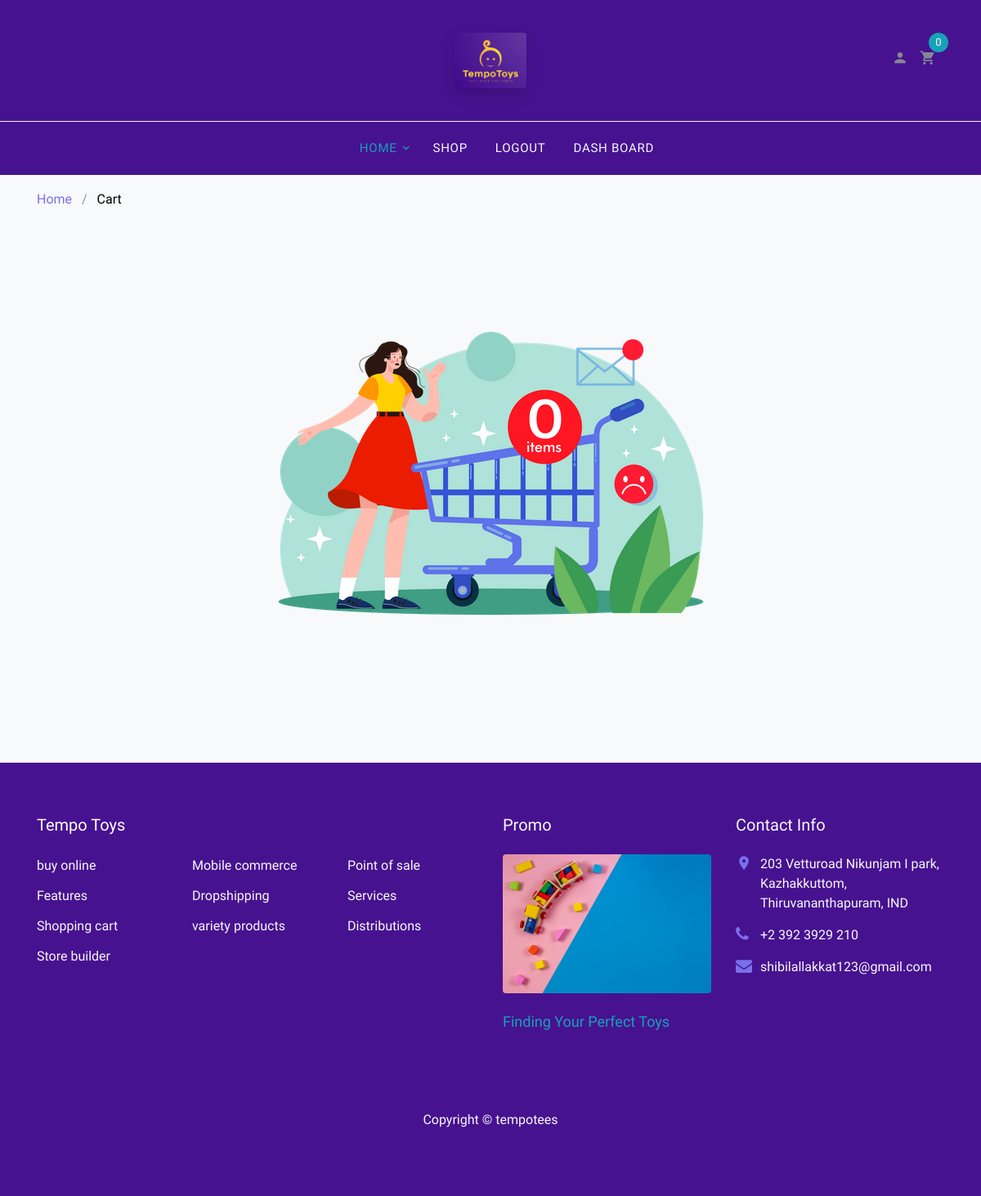
Before: /cart/ (signed in) with the older database file.
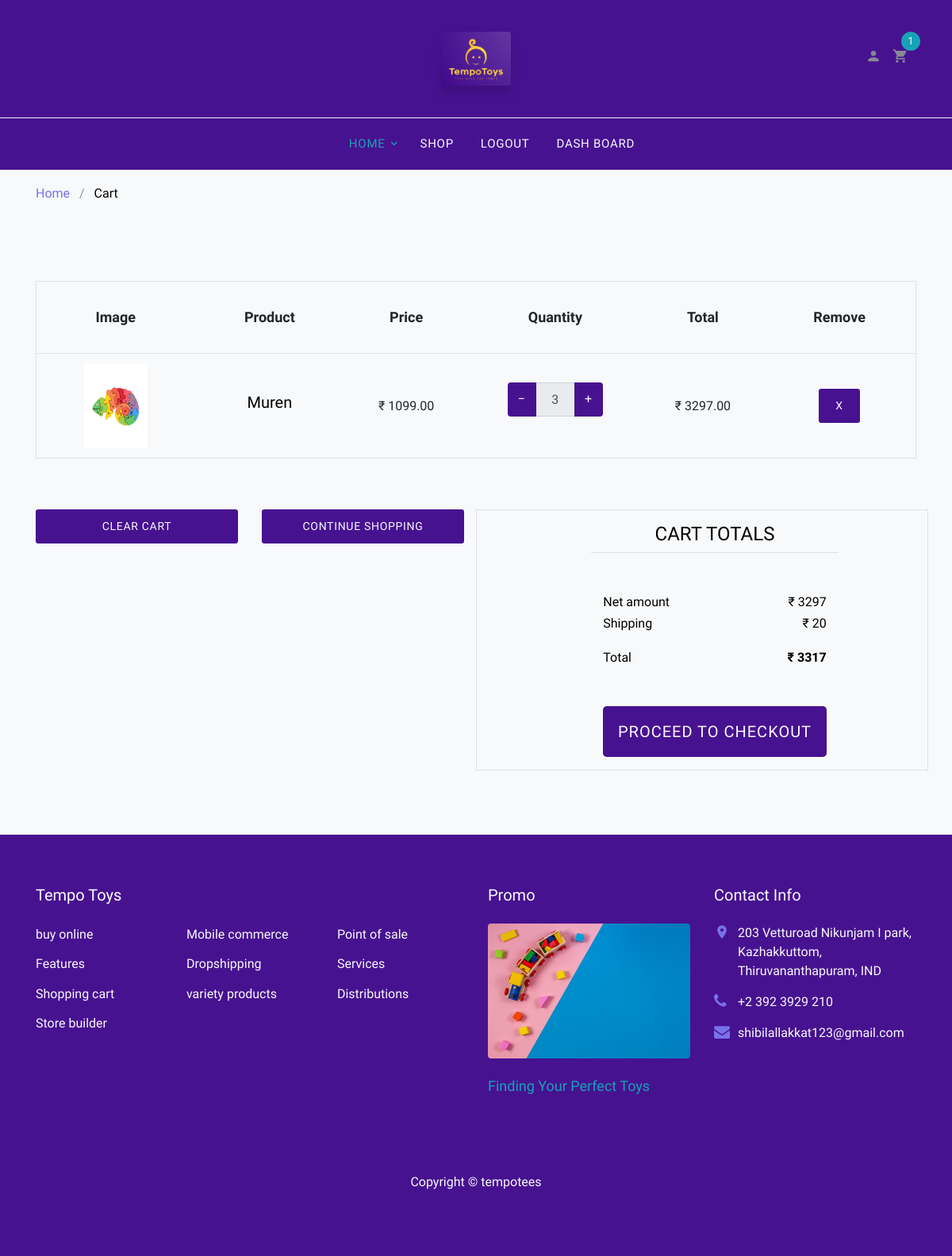
After: the same page with the newer database file.
### register/models.py (models this page shows)
class TempoUser(AbstractUser):
    pass

### admin_panel/models.py (models this page shows, shortened)
class ProductImages(models.Model):
    image = models.ImageField(upload_to='uploads/')
    product = models.ForeignKey(Products, on_delete=models.CASCADE, related_name='images')

class Products(models.Model):
    product_name = models.CharField(max_length=300)
    product_desc = models.TextField()
    product_desc_detailed = models.TextField()
    brand = models.ForeignKey(Brand, on_delete=models.CASCADE, related_name='products')
    stock = models.IntegerField()
    price = models.DecimalField(max_digits=20, decimal_places=2)
    category = models.ForeignKey(Categories, null=True, on_delete=models.SET_NULL, related_name='products')
    is_listed = models.BooleanField(default=True, null=False)

### home/models.py (models this page shows)
class Cart(models.Model):
    product = models.ForeignKey(Products, on_delete=models.CASCADE, related_name='cart')
    user = models.ForeignKey(TempoUser, on_delete=models.CASCADE, related_name='cart')
    quantity = models.IntegerField(default=1)
    total_price = models.DecimalField(max_digits=20, decimal_places=2, null=True)

### home/views.py (the view)
# urls.py: path('cart/', views.cart, name='cart'),
@never_cache
def cart(request):
    if request.user.is_authenticated:
        if Cart.objects.filter(user=request.user):
            sum_w = Cart.objects.filter(user=request.user).aggregate(total = Sum('total_price'))['total'] + 20
        else:
            sum_w = 0
        context = {
            'carts': Cart.objects.filter(user=request.user).order_by('-id'),
            'sum': sum_w,
            'sum_without_shipp': Cart.objects.filter(user=request.user).aggregate(total = Sum('total_price'))['total'],
        }
        return render(request, 'cart.html', context)
    return redirect('r:login')

### templates/cart.html (shortened to what this page needs)
{% load static %}
<!DOCTYPE html>
<html lang="en">
  <head>
    <link rel="stylesheet" href="{% static 'fonts/icomoon/style.css' %}">
    <link rel="stylesheet" href="{% static 'css/bootstrap.min.css' %}">
    <link rel="stylesheet" href="{% static 'css/magnific-popup.css' %}">
    <link rel="stylesheet" href="{% static 'css/jquery-ui.css' %}">
    <link rel="stylesheet" href="{% static 'css/owl.carousel.min.css' %}">
    <link rel="stylesheet" href="{% static 'css/owl.theme.default.min.css' %}">
    <link rel="stylesheet" href="{% static 'css/aos.css' %}">
    <link rel="stylesheet" href="{% static 'css/style.css' %}">
    <link rel="stylesheet" href="{% static 'css/my_style.css' %}">
  </head>
<body>
  <div class="site-wrap">
    <header class="head-sec site-navbar" role="banner">
      <div class="site-navbar-top">
        <div class="container">
          <div class="row align-items-center">
            <div class="col-6 col-md-4 order-2 order-md-1 site-search-icon text-left">
            </div>
            <div class="col-12 mb-3 mb-md-0 col-md-4 order-1 order-md-2 text-center">
              <div class="site-logo">
                <img src="{% static 'images/Logo_png.PNG' %}" class="img-fluid w-25 rounded  shadow" alt="">
              </div>
            </div>
            <div class="col-6 col-md-4 order-3 order-md-3 text-right">
              <div class="site-top-icons">
                <ul>
                  <li><a href="{% url 'h:profile' %}"><span class="icon icon-person"></span></a></li>
                    <li>
                    <a href="{% url 'h:cart' %}" class="site-cart">
                      <span class="icon icon-shopping_cart"></span>
                      <span class="count head-sec bg-info text-light"><b>{{ request.user.cart.count }}</b></span>
                    </a>
                  </li>
                </ul>
              </div>
            </div>
          </div>
        </div>
      </div>
      <nav class="site-navigation text-right text-md-center" role="navigation">
        <div class="container">
          <ul class="site-menu js-clone-nav d-none d-md-block">
            <li class="has-children active">
              <a href="{% url 'h:home' %}" class="text-info rounded">Home</a>
                </li>
              </ul>
            <li><a href="{% url 'h:shop' %}" class="text-light">Shop</a></li>
            {% if request.user.is_authenticated %}
            <li><a href="" data-toggle="modal" data-target="#myModal" class="text-light"><b>Logout</b></a></li>
            {% else %}
            <li><a href="{% url 'r:login' %}" class="text-light"><b>Login</b></a></li>
            {% endif %}
            {% if request.user.is_superuser %}
            <li style="color: red;"><a href="{% url 'a:admin' %}" class="text-light" target="_blank"><b>Dash Board</b></a></li>
            {% endif %}
        </div>
      </nav>
    </header>
    <div class="bg-light py-3">
      <div class="container">
        <div class="row">
          <div class="col-md-12 mb-0"><a href="{% url 'h:home' %}">Home</a> <span class="mx-2 mb-0">/</span> <strong class="text-black">Cart</strong></div>
        </div>
      </div>
    </div>
    <div class="site-section">
      <div class="container">
        <div class="row mb-5">
          <div class="col-md-12">
            <div class="site-blocks-table">
              {% if request.user.cart.all %}
              <table class="table table-bordered">
                <thead>
                  <tr>
                    <th class="product-thumbnail">Image</th>
                    <th class="product-name">Product</th>
                    <th class="product-price">Price</th>
                    <th class="product-quantity">Quantity</th>
                    <th class="product-total">Total</th>
                    <th class="product-remove">Remove</th>
                  </tr>
                </thead>
                <tbody>
                  {% for cart in carts %}
                  <tr>
                    <td class="product-thumbnail">
                      {% for img in cart.product.images.all %}
                      {% if forloop.first %}
                      <img src="{{ img.image.url }}" class="w-50" alt="Image" class="img-fluid">
                      {% endif %}
                      {% endfor %}
                    </td>
                    <td class="product-name">
                      <h2 class="h5 text-black">{{ cart.product.product_name }}</h2>
                    </td>
                    <td>&#8377; {{ cart.product.price }}</td>
                    <td>
                      <div class="input-group mb-3 mx-auto" style="max-width: 120px;">
                        <div class="input-group-prepend">
                          <button onclick="minusOne({{cart.id}})" class="btn head-sec text-light ">&minus;</button>
                        </div>
                        <input type="text" id="qty-input{{cart.id}}" disabled class="form-control text-center" value="{{ cart.quantity }}" placeholder="" aria-label="Example text with button addon" aria-describedby="button-addon1">
                        <div class="input-group-append">
                          <button id="addCartBtn" onclick="addOne({{cart.id}})" cart-id="{{ cart.id }}" class="btn head-sec text-light ">&plus;</button>
                        </div>
                      </div>
                    </td>
                    <td id="total-price{{cart.id}}">&#8377; {{cart.total_price}}</td>
                    <td><a href="{% url 'h:remove_from_cart' cart.id %}" class="btn head-sec text-light btn-sm">X</a></td>
                  </tr>
                  {% endfor %}
                </tbody>
              </table>
              {% else %}
              <div class="container-fluid text-center">
              <img src="{% static 'images/empy_cart.png' %}" alt="empty cart">
              </div>
              {% endif %}
            </div>
          </div>
        </div>
      {% if request.user.cart.all %}
        <div class="row">
          <div class="col-md-6">
            <div class="row mb-5">
              <div class="col-md-6 mb-3 mb-md-0">
                <a href="{% url 'h:clear_cart' %}" class="btn head-sec text-light btn-sm btn-block">Clear Cart</a>
              </div>
              <div class="col-md-6">
                <button class="btn head-sec text-light btn-sm btn-block">Continue Shopping</button>
              </div>
            </div>
          </div>
          <div class="col-md-6 pl-5 border p-3 ">
            <div class="row justify-content-center">
              <div class="col-md-7">
                <div class="row">
                  <div class="col-md-12 text-center border-bottom mb-5">
                    <h3 class="text-black h4 text-uppercase">Cart Totals</h3>
                  </div>
                </div>
                <div class="row mb-3">
                  <div class="col-md-6">
                    <span class="text-black">Net amount</span>
                  </div>
                  <div class="col-md-6 text-right">
                    <strong class="text-black" id='sum-without-shipp'>&#8377; {{ sum_without_shipp }}</strong>
                  </div>
                  <div class="col-md-6">
                    <span class="text-black">Shipping</span>
                  </div>
                  <div class="col-md-6 text-right">
                    <strong class="text-black">&#8377; {{ 20 }}</strong>
                  </div>
                </div>
                <div class="row mb-5">
                  <div class="col-md-6">
                    <span class="text-black">Total</span>
                  </div>
                  <div class="col-md-6 text-right">
                    <strong class="text-black" id='sum'><strong> &#8377; {{ sum  }} </strong></strong>
                  </div>
                </div>
                <div class="row">
                  <div class="col-md-12">
                    <a class="btn head-sec text-light btn-lg py-3 btn-block" href="{% url 'h:checkout' %}">Proceed To Checkout</a>
                  </div>
                </div>
              </div>
            </div>
          </div>
        </div>
        {% endif %}
      </div>
    </div>
    <footer class="head-sec site-footer border-top">
      <div class="container">
        <div class="row">
          <div class="col-lg-6 mb-5 mb-lg-0">
            <div class="row">
              <div class="col-md-12">
                <h3 class="footer-heading mb-4 text-white">Tempo Toys</h3>
              </div>
              <div class="col-md-6 col-lg-4">
                <ul class="list-unstyled">
                  <li><a href="#" class="text-light">buy online</a></li>
                  <li><a href="#" class="text-light">Features</a></li>
                  <li><a href="{% url 'h:cart' %}" class="text-light">Shopping cart</a></li>
                  <li><a href="#" class="text-light">Store builder</a></li>
                </ul>
              </div>
              <div class="col-md-6 col-lg-4">
                <ul class="list-unstyled">
                  <li><a href="#" class="text-light">Mobile commerce</a></li>
                  <li><a href="#" class="text-light">Dropshipping</a></li>
                  <li><a href="#" class="text-light">variety products</a></li>
                </ul>
              </div>
              <div class="col-md-6 col-lg-4">
                <ul class="list-unstyled">
                  <li><a href="#" class="text-light">Point of sale</a></li>
                  <li><a href="#" class="text-light">Services</a></li>
                  <li><a href="#" class="text-light">Distributions</a></li>
                </ul>
              </div>
            </div>
          </div>
          <div class="col-md-6 col-lg-3 mb-4 mb-lg-0">
            <h3 class="footer-heading mb-4 text-light">Promo</h3>
            <a href="#" class="block-6">
              <img src="{% static 'images/banner3.jpeg' %}" alt="Image placeholder" class="img-fluid rounded mb-4">
              <h3 class="font-weight-light text-info mb-0">Finding Your Perfect Toys</h3>
            </a>
          </div>
          <div class="col-md-6 col-lg-3">
            <div class="block-5 mb-5">
              <h3 class="footer-heading mb-4 text-light">Contact Info</h3>
              <ul class="list-unstyled">
                <li class="address text-light" >203 Vetturoad Nikunjam I park, Kazhakkuttom, Thiruvananthapuram, IND</li>
                <li class="phone text-light"><a href="#" class="text-light">+2 392 3929 210</a></li>
                <li class="email"><a href="mailto:shibilallakkat123@gmail.com" class="text-light">shibilallakkat123@gmail.com</a></li>
              </ul>
            </div>
          </div>
        </div>
        <div class="row pt-5 mt-5 text-center">
          <div class="col-md-12">
            <p class="text-light">
            Copyright &copy; tempotees
            </p>
          </div>
        </div>
      </div>
    </footer>
  </div>
  </body>
</html>

### static/css/my_style.css (style rules this page uses)
.head-sec { background-color: #471290 }
body { background-color: #f8f9fa; }
h2 { color: #007bff; }
.product-thumbnail img { max-width: 80px; height: auto; }
.table-bordered th, .table-bordered td { border: none; outline: none; }
.table td, .table th { padding: 0.75rem; }

Changed rows visible on the page:
computed for TempoUser: user.cart.count "0" → "1"
added Cart: product.product_name "Muren", product.price "1099.00", id "3", total_price "3297.00"
now on this page (row unchanged): ProductImages: image (picture)
Other visible differences:
{{ sum_without_shipp }}: (not shown) → "3297"
{{ 20 }}: (not shown) → "20"
{{ sum }}: (not shown) → "3317"
text now shown: "Image Product Price Quantity Total Remove CLEAR CART CONTINUE SHOPPING CART TOTALS Net amount ₹ Shipping ₹ Total ₹ PROCEED TO CHECKOUT"
